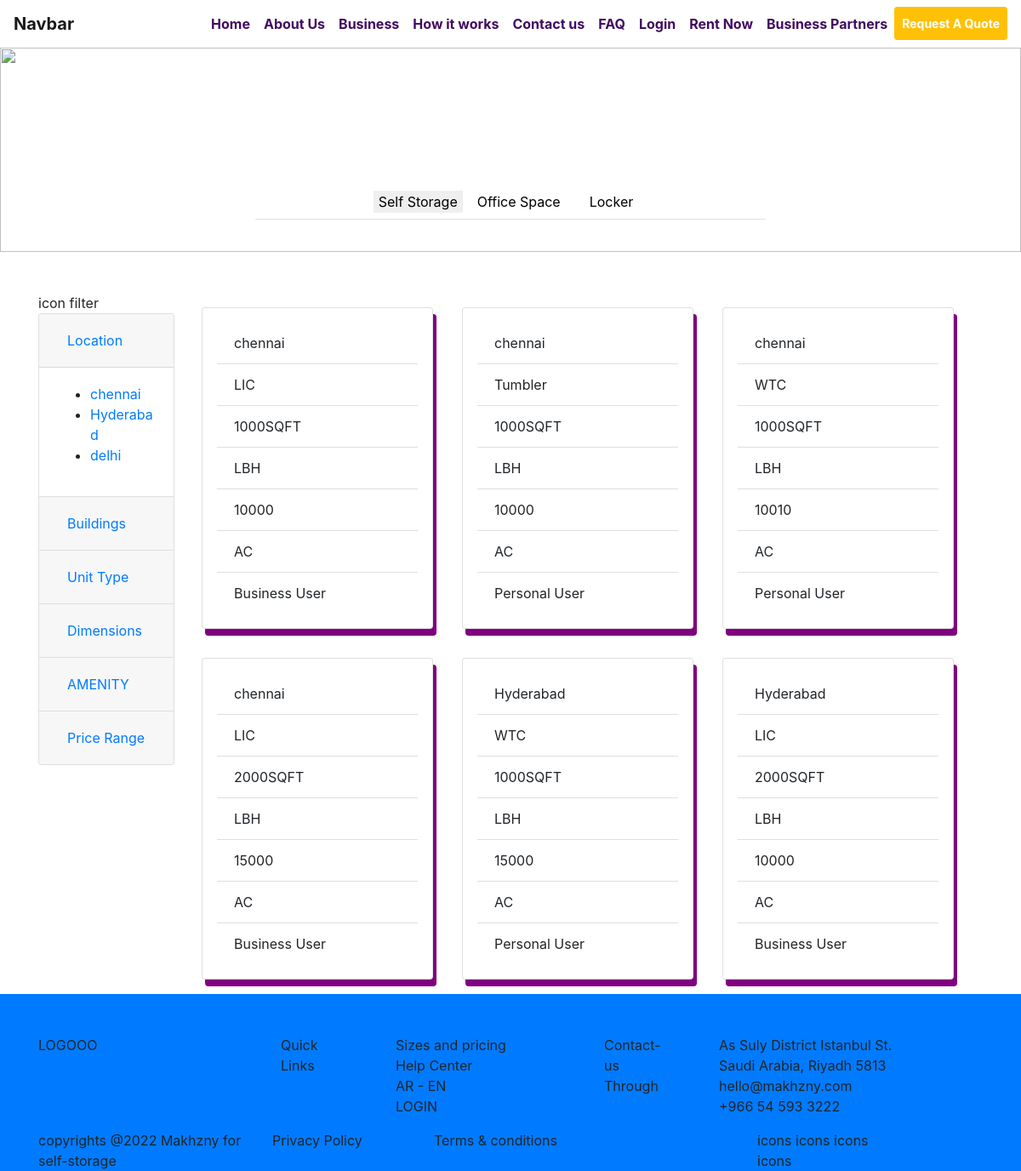
/amenity/AC/, run on the app's committed database.
### rentnow/models.py (models this page shows, shortened)
class Units(models.Model):
    location = models.CharField(max_length=265)
    buildings = models.CharField(max_length=265)
    unitTypes = models.CharField(max_length=265)
    dimensions = models.CharField(max_length=265)
    priceRange = models.IntegerField()
    amenity = models.CharField(max_length=265)
    slug = models.SlugField(blank=True)
    date = models.DateTimeField(default=datetime.now, blank=True)
    userType = models.CharField(max_length=265, choices=User_CHOICES, default=User_CHOICES[0][0])

### rentnow/views.py (the view)
# urls.py: path('amenity/<str:amenity>/', views.amenityBiased, name="getAmenity"),
def amenityBiased(request, amenity):
    getAllAmenity = Units.objects.filter(amenity=amenity)
    return render(request, "home/test.html", {"units": getAllAmenity})

### templates/home/test.html (shortened to what this page needs)
{% extends 'baselayout.html' %}
{% block content %}
{% for unit in units %}
<div class="card" style="width: 17rem; margin:17px; padding:17px;box-shadow:4px 8px purple;">
    <ul class="list-group list-group-flush">
        <li class="list-group-item">{{unit.location}}</li>
        <li class="list-group-item">{{unit.buildings}}</li>
        <li class="list-group-item">{{unit.unitTypes}}</li>
        <li class="list-group-item">{{unit.dimensions}}</li>
        <li class="list-group-item">{{unit.priceRange}}</li>
        <li class="list-group-item">{{unit.amenity}}</li>
         <li class="list-group-item"> {{unit.userType}}</li>
    </ul>
</div>
{% endfor %}
{% endblock %}

### data on the page
Units: location "chennai", buildings "LIC", unitTypes "1000SQFT", dimensions "LBH", priceRange "10000", amenity "AC", userType "Business User"
Units: location "chennai", buildings "Tumbler", unitTypes "1000SQFT", dimensions "LBH", priceRange "10000", amenity "AC", userType "Personal User"
Units: location "chennai", buildings "WTC", unitTypes "1000SQFT", dimensions "LBH", priceRange "10010", amenity "AC", userType "Personal User"
Units: location "chennai", buildings "LIC", unitTypes "2000SQFT", dimensions "LBH", priceRange "15000", amenity "AC", userType "Business User"
Units: location "Hyderabad", buildings "WTC", unitTypes "1000SQFT", dimensions "LBH", priceRange "15000", amenity "AC", userType "Personal User"
Units: location "Hyderabad", buildings "LIC", unitTypes "2000SQFT", dimensions "LBH", priceRange "10000", amenity "AC", userType "Business User"
